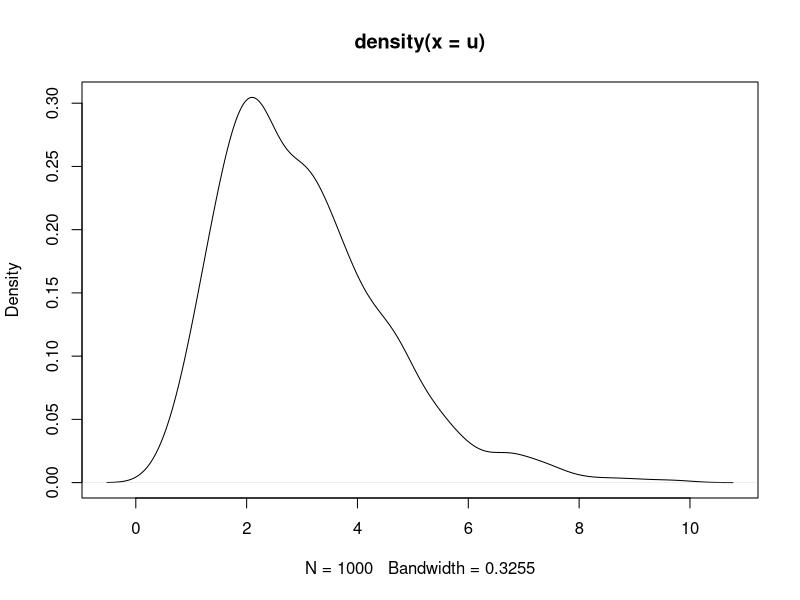
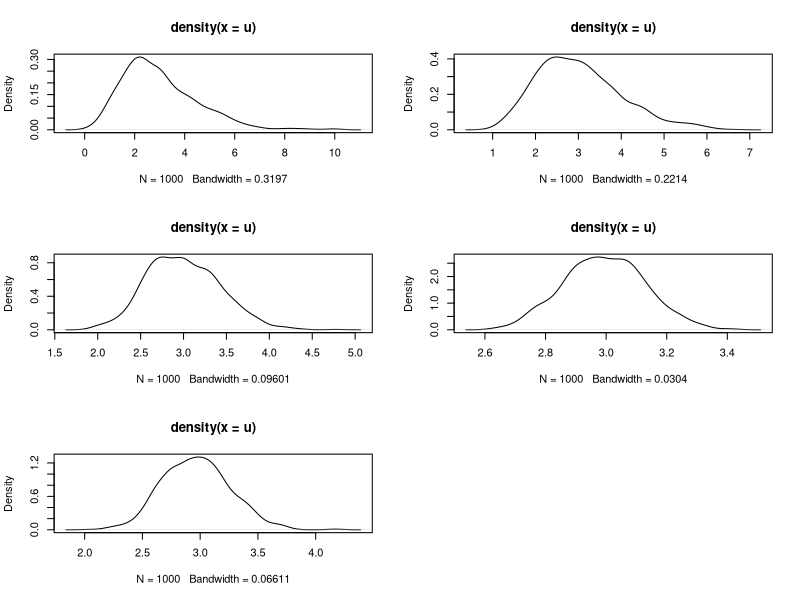

Write R code to recreate these figures, in order.

M <- 1000
n <- 4
mu <- 3


x <- matrix(rexp(n*M, rate=1/mu),n,M)

u = NULL
for (i in 1:M){
  u[i] = mean(x[1:4,i]);
  }

y <- density(u)

plot(y)

mseq <- c(4,10,50,500,100)
par(mfrow=c(3,2))
for(i in 1:length(mseq)){
  n <- mseq[i]
  x <- matrix(rexp(n*M, rate=1/mu),n,M)
  u <- apply(x, 2, mean)
  y <- density(u)
  plot(y)
}


u.bias <- mean(u) - mu
bias <- rep(0,length(mseq))
varhat <- rep(0,length(mseq))

for(i in 1:length(mseq)){
  n <- mseq[i]
  x <- matrix(rexp(n*M, rate=1/mu),n,M)
  u <- apply(x, 2, mean)
  u.bias <- mean(u) - mu
  u.var <- var(u)
  bias[i] = u.bias
  varhat[i] = u.var
}
